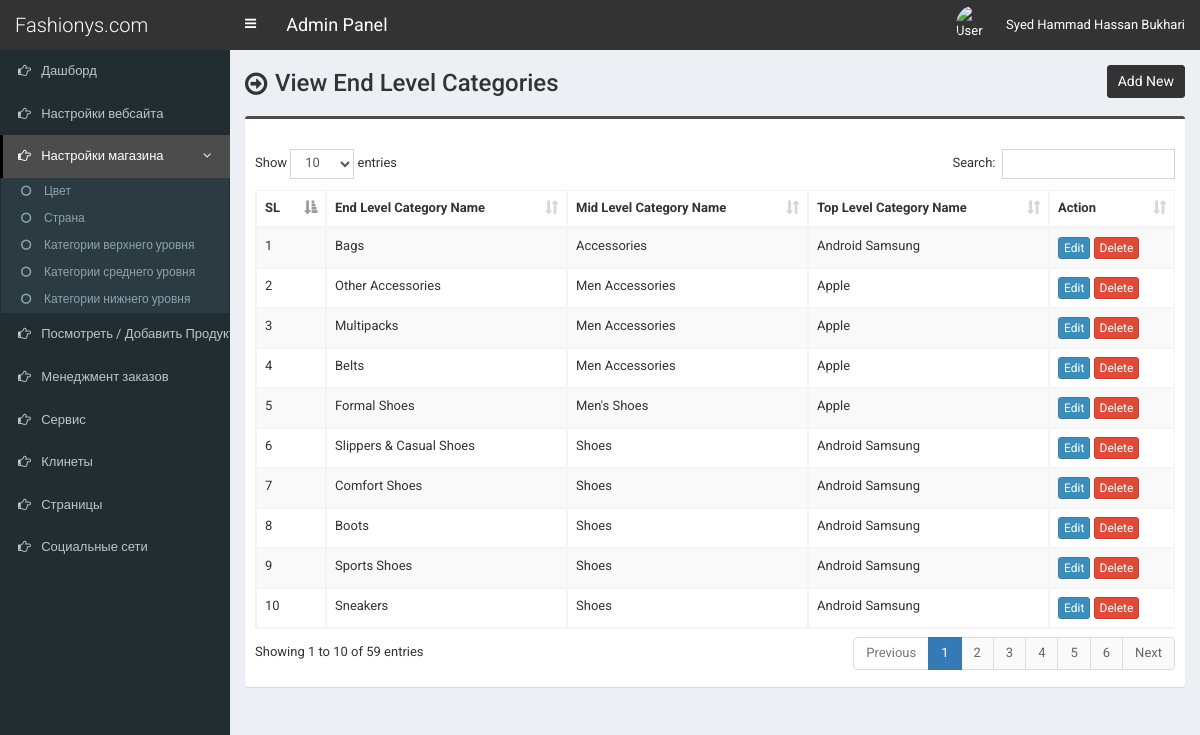
Before: /admin/end-category.php (signed in) with the older database file.
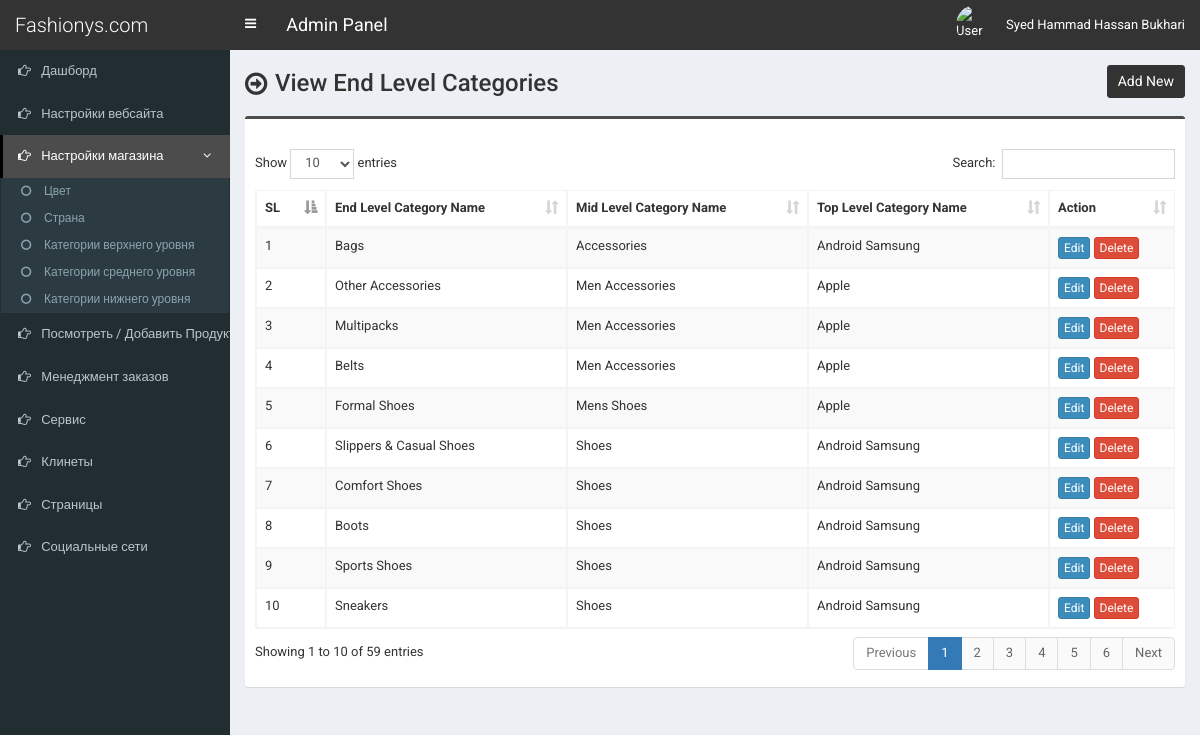
After: the same page with the newer database file.
### tables this page shows
CREATE TABLE `tbl_end_category` (
  `ecat_id` int(11) NOT NULL,
  `ecat_name` varchar(255) NOT NULL,
  `mcat_id` int(11) NOT NULL
);

CREATE TABLE `tbl_mid_category` (
  `mcat_id` int(11) NOT NULL,
  `mcat_name` varchar(255) NOT NULL,
  `tcat_id` int(11) NOT NULL
);

CREATE TABLE `tbl_top_category` (
  `tcat_id` int(11) NOT NULL,
  `tcat_name` varchar(255) NOT NULL,
  `show_on_menu` int(1) NOT NULL
);

### admin/end-category.php (the view, shortened to what this page needs)
<?php require_once('header.php'); ?>
<section class="content-header">
	<div class="content-header-left">
		<h1>View End Level Categories</h1>
	</div>
	<div class="content-header-right">
		<a href="end-category-add.php" class="btn btn-primary btn-sm">Add New</a>
	</div>
</section>
<section class="content">
  <div class="row">
    <div class="col-md-12">
      <div class="box box-info">
        <div class="box-body table-responsive">
          <table id="example1" class="table table-bordered table-striped">
			<thead>
			    <tr>
			        <th>SL</th>
			        <th>End Level Category Name</th>
                    <th>Mid Level Category Name</th>
                    <th>Top Level Category Name</th>
			        <th>Action</th>
			    </tr>
			</thead>
            <tbody>
            	<?php
            	$i=0;
            	$statement = $pdo->prepare("SELECT *
                                    FROM tbl_end_category t1
                                    JOIN tbl_mid_category t2
                                    ON t1.mcat_id = t2.mcat_id
                                    JOIN tbl_top_category t3
                                    ON t2.tcat_id = t3.tcat_id
                                    ORDER BY t1.ecat_id DESC
                                    ");
            	$statement->execute();
            	$result = $statement->fetchAll(PDO::FETCH_ASSOC);
            	foreach ($result as $row) {
            		$i++;
            		?>
					<tr>
	                    <td><?php echo $i; ?></td>
	                    <td><?php echo $row['ecat_name']; ?></td>
                        <td><?php echo $row['mcat_name']; ?></td>
                        <td><?php echo $row['tcat_name']; ?></td>
	                    <td>
	                        <a href="end-category-edit.php?id=<?php echo $row['ecat_id']; ?>" class="btn btn-primary btn-xs">Edit</a>
	                        <a href="#" class="btn btn-danger btn-xs" data-href="end-category-delete.php?id=<?php echo $row['ecat_id']; ?>" data-toggle="modal" data-target="#confirm-delete">Delete</a>
	                    </td>
	                </tr>
            		<?php
            	}
            	?>
            </tbody>
          </table>
        </div>
      </div>
</section>
<?php require_once('footer.php'); ?>

Changed rows visible on the page:
changed through a linked row, tbl_end_category "Formal Shoes": mcat.mcat_name "Men's Shoes" → "Mens Shoes"
